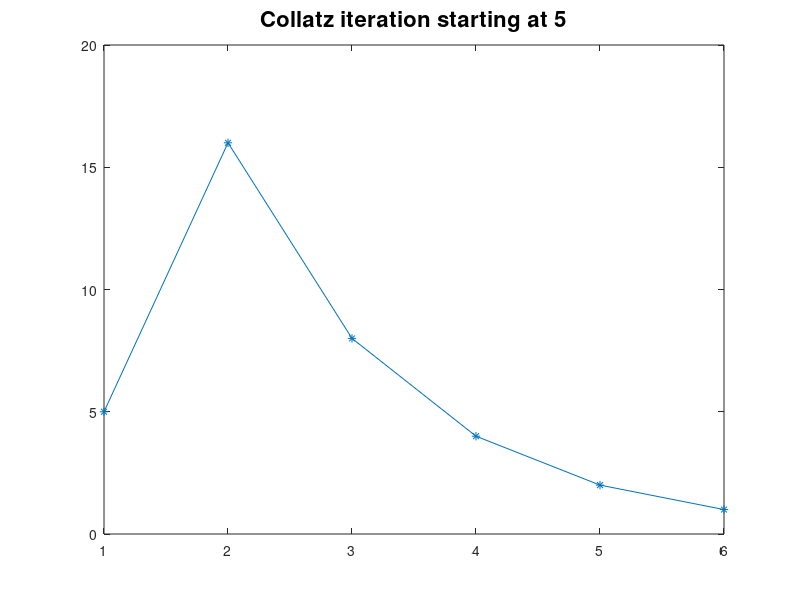

This figure's MATLAB source:
%COLLATZ             Collatz iteration.

n = input('Enter an integer bigger than 2:   ');
narray = n;

count = 1;
while n ~= 1
  if rem(n,2) == 1   % Remainder modulo 2.
     n = 3*n+1;
  else
     n = n/2;
  end
  count = count + 1;
  narray(count) = n; % Store the current iterate.
end

plot(narray,'*-')    % Plot with * marker and solid line style.
title(['Collatz iteration starting at ' int2str(narray(1))],'FontSize',16)
